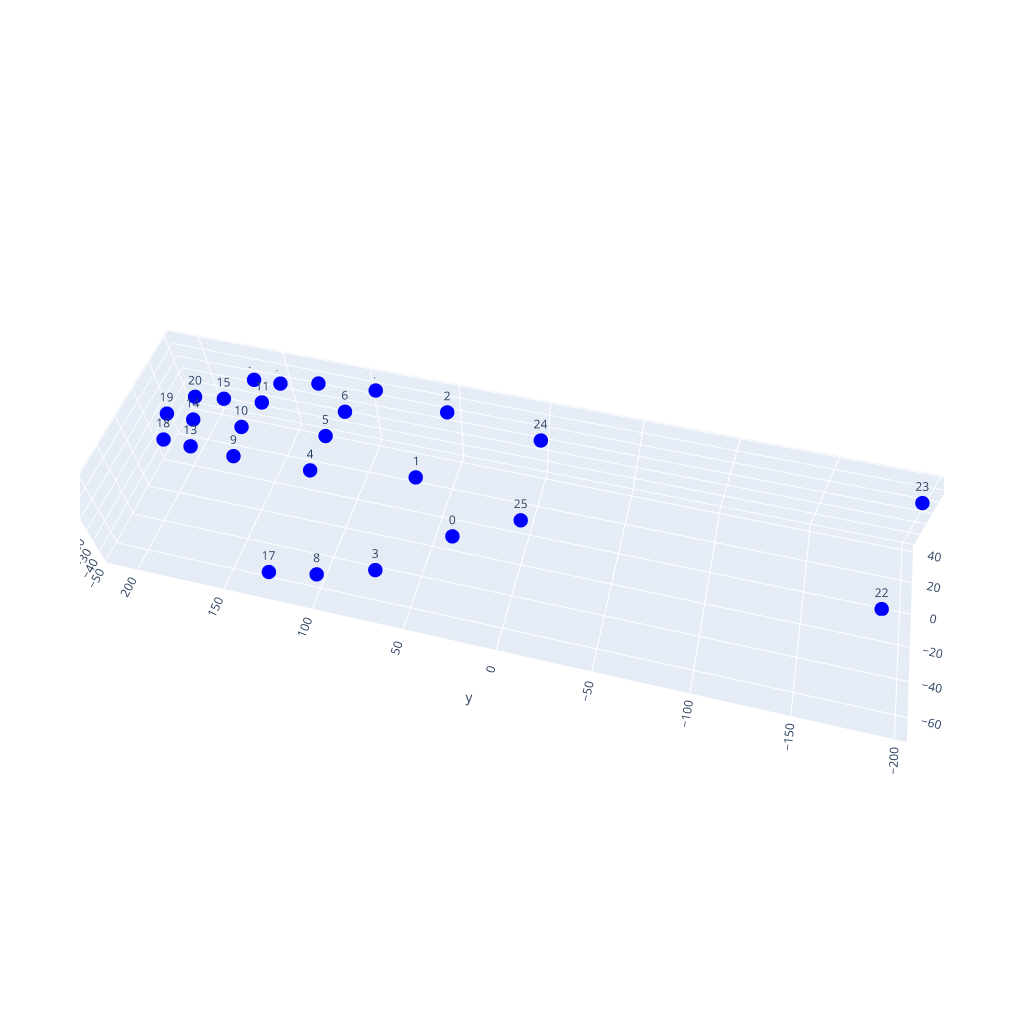

Notebook cell for this chart:
### Markdown cell above
# Plot the OSIM Hand

### Code cell
HandModel = getHandModel()
q = np.zeros(20)
# set the thumb in a flat position
q[0] = 0.4
q[1] = -0.6
q[2] = 0.1
state = setHandPose(HandModel, q)
# HAND ROTATION
# x = + flexion, - extension
# y = + pronation, - supination
# z = + ulna devation, - radial deviation
pos_markers = getHandMarkers(HandModel, state, pos=np.array([0, 0, 0]), orient=np.array([0, 0, 0])*np.pi/180) 

print(pos_markers[24] - pos_markers[25])

fig = go.Figure()
plot_hand(None, pos_markers).show()

### Figure 1 — Plotly figure (JSON) as saved in the notebook; plotly's stock layout.template omitted (floating-point values rounded to 4 significant figures)
{"data": [{"marker": {"color": "blue", "size": 5}, "mode": "markers+text", "text": [0, 1, 2, 3, 4, 5, 6, 7, 8, 9, 10, 11, 12, 13, 14, 15, 16, 17, 18, 19, 20, 21, 22, 23, 24, 25], "type": "scatter3d", "x": [-37.53, -19.43, 26.63, -59.48, -21.95, 0.6592, 20.59, 38.73, -66.61, -19.83, 1.097, 22.35, 40.56, -16.96, 2.147, 22.55, 38.74, -69.68, -15.79, 2.909, 23.13, 39.09, -1.735, 30.78, 26.0, -26.0], "y": [31.52, 54.87, 51.84, 66.26, 111.5, 111.2, 107.7, 96.33, 95.75, 155.8, 160.4, 158.0, 131.0, 182.3, 189.9, 181.4, 153.6, 121.0, 198.6, 205.9, 200.2, 169.9, -190.3, -193.4, 0.9378, -0.9378], "z": [-9.41, 8.953, 7.473, -20.78, -0.00109, 1.096, -0.9882, -0.5634, -25.3, -4.453, -6.295, -9.324, -6.199, -7.679, -9.839, -12.94, -10.32, -28.1, -8.219, -10.28, -17.06, -11.92, -49.57, 2.961, 9.321e-05, -9.321e-05]}], "layout": {"height": 1024, "scene": {"aspectmode": "data", "aspectratio": {"x": 1, "y": 1, "z": 1}, "camera": {"center": {"x": 0, "y": 0, "z": 0}, "eye": {"x": -2, "y": -0.5, "z": 3}, "up": {"x": 0, "y": 0, "z": 20}}}, "width": 1024}}
